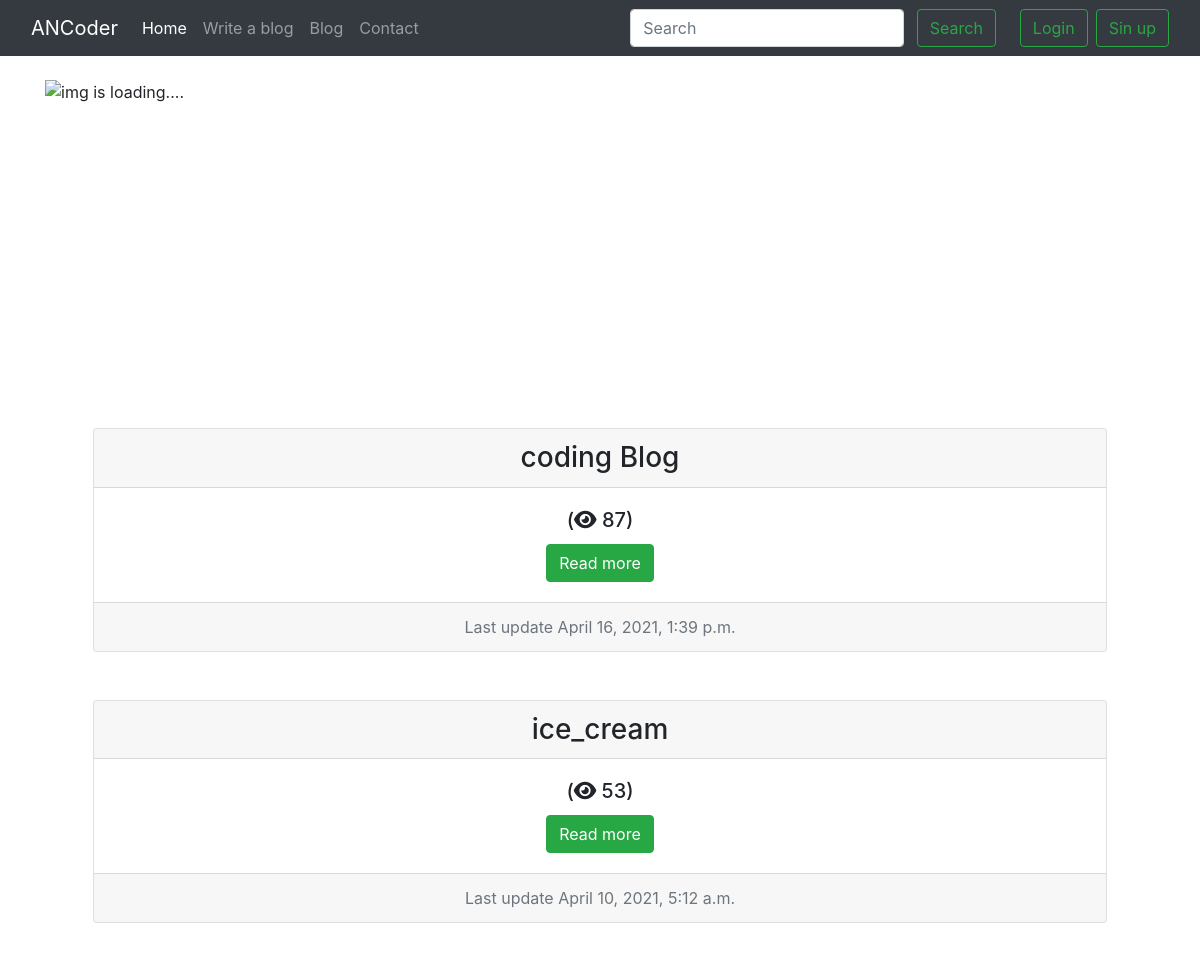
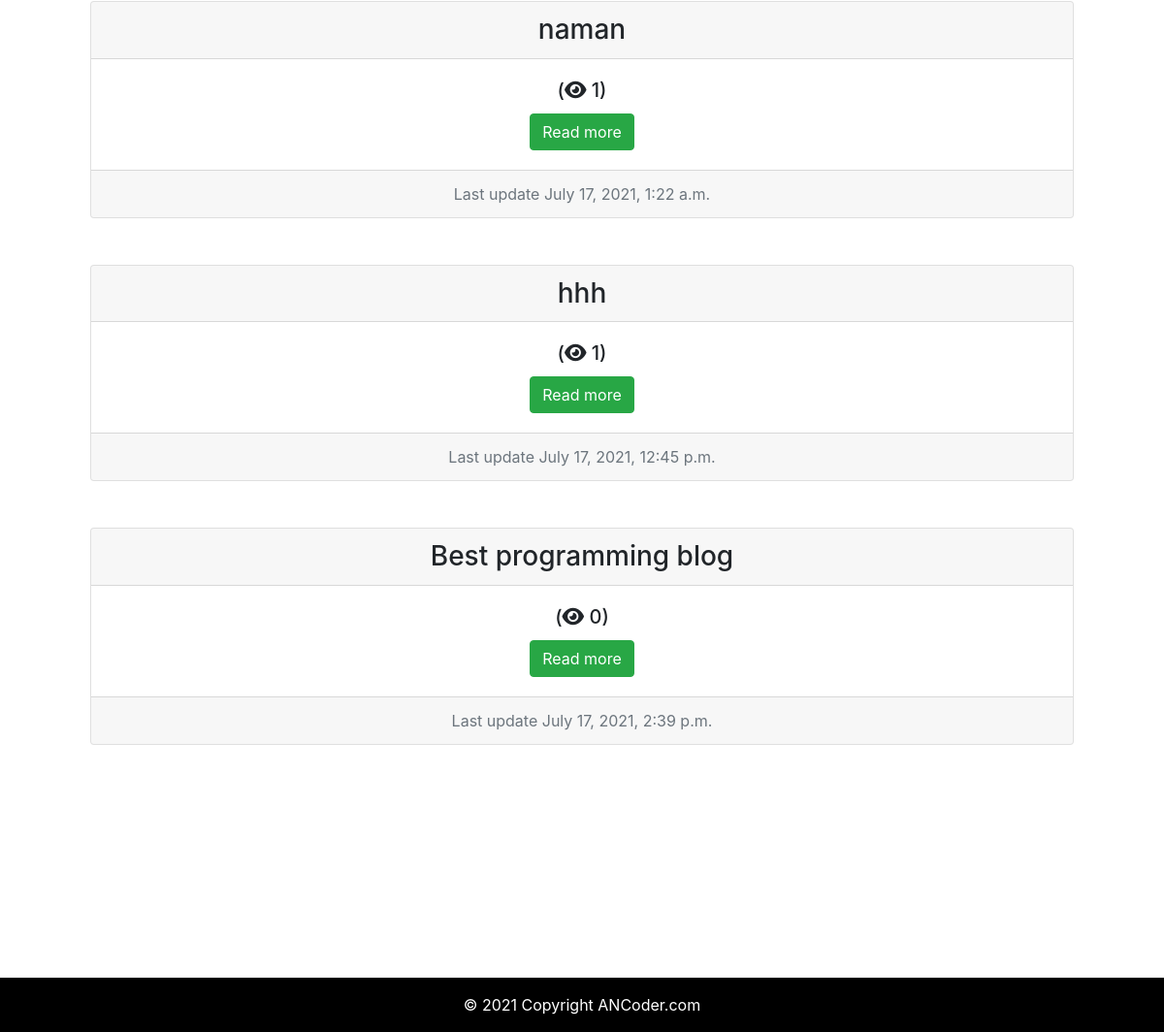
The app's page /, older data (2 pictures, top to bottom).
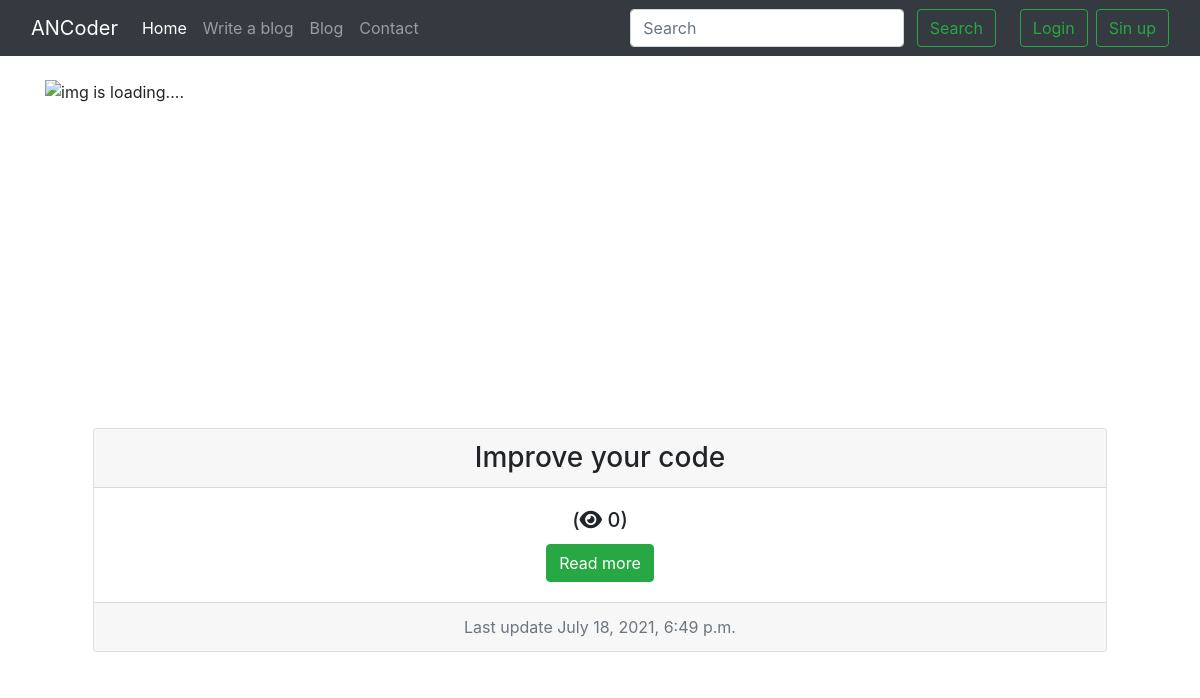
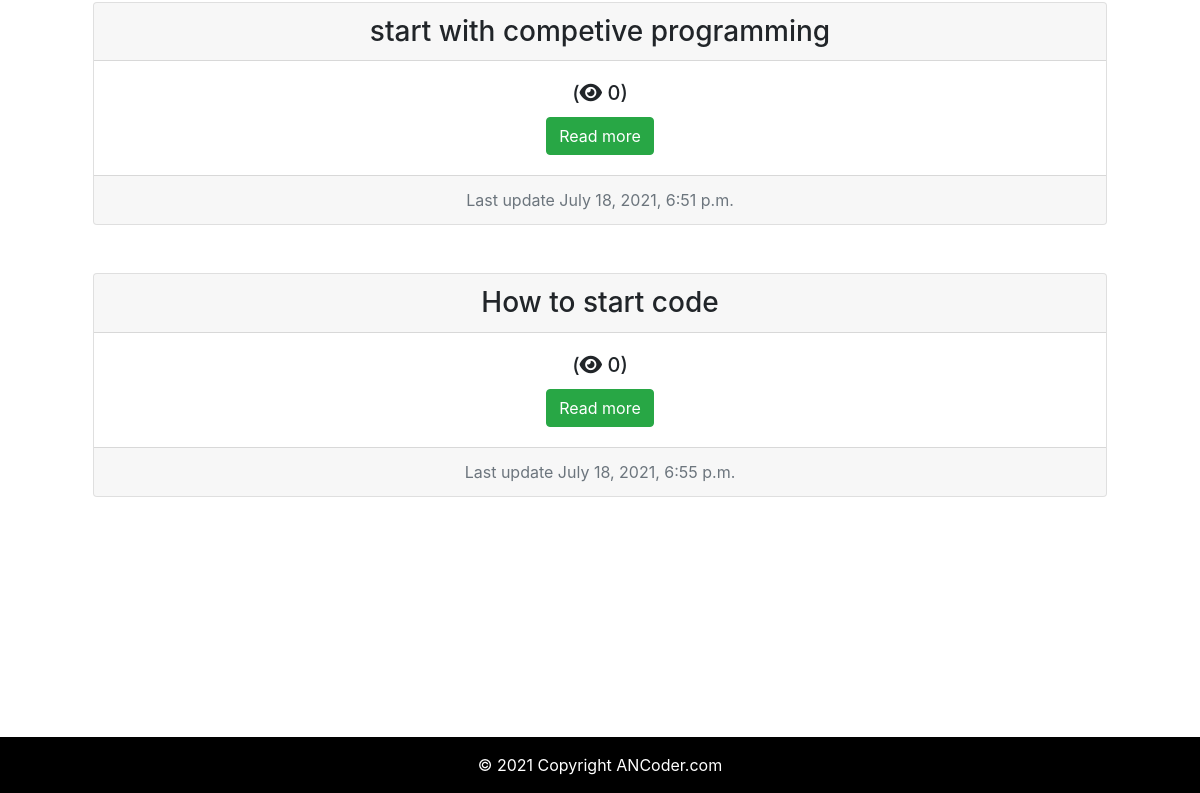
The same page, newer data (2 pictures, top to bottom).
### blog/models.py (models this page shows, shortened)
class Post(models.Model):
    sno = models.AutoField(primary_key=True)
    title = models.CharField(max_length=255)
    content = models.TextField()
    tumbnail = models.ImageField(upload_to= "static/img", blank=True)
    author = models.CharField(max_length=30)
    slug = models.SlugField(max_length=200, unique= True)
    views = models.IntegerField(default=0)
    timeStamp = models.DateTimeField(default=now, blank=True)

### home/views.py (the view)
# urls.py: path('', views.home, name='home'),
def home(request):
    allPosts = Post.objects.all().order_by('-views')
    context = {'allPosts': allPosts}
    return render(request, 'home/home.html', context)

### templates/home/home.html (shortened to what this page needs)
{% extends 'base.html' %}
{% block homeactive %} active {% endblock homeactive %}
{% block body %}
{% load static %}
<link rel="stylesheet" href="https://stackpath.bootstrapcdn.com/bootstrap/4.5.2/css/bootstrap.min.css">
<link rel="stylesheet" href="https://stackpath.bootstrapcdn.com/font-awesome/4.7.0/css/font-awesome.min.css">
<div class="container my-4">
  <div id="carouselExampleCaptions" class="carousel slide" data-bs-ride="carousel">
    <div class="carousel-inner">
      <div class="carousel-item active">
        <img src="https://cdn.pixabay.com/photo/2012/05/07/18/57/blog-49006_640.png" class="d-block" style="height: 300px;
        width: 100%;" alt="img is loading....">
      <div class="carousel-caption d-none d-md-block"> </div>
      </div>
    </div>
  </div>
</div>
<div class="wrapper">
  <div class="container">
    {% for post in allPosts %}
      <div class="card text-center my-5 mx-5">
        <h3 class="card-header">{{post.title}}</h3>
        <div class="card-body">
          <h5 class="card-title">(<i class="fas fa-eye"></i> {{post.views}})</h5>
          <a href="/blog/{{post.slug}}" class="btn btn-success">Read more</a>
        </div>
        <div class="card-footer text-muted">
          Last update {{post.timeStamp}}
        </div>
      </div>
    {% endfor %}
  </div>
<div>
{% endblock body %}

Row changes from the older to the newer data that the page shows:
removed Post: title "coding Blog", views "87", timeStamp "April 16, 2021, 1:39 p.m."
removed Post: title "ice_cream", views "53", timeStamp "April 10, 2021, 5:12 a.m."
removed Post: title "naman", views "1", timeStamp "July 17, 2021, 1:22 a.m."
removed Post: title "hhh", views "1", timeStamp "July 17, 2021, 12:45 p.m."
removed Post: title "Best programming blog", views "0", timeStamp "July 17, 2021, 2:39 p.m."
added Post: title "Improve your code", views "0", timeStamp "July 18, 2021, 6:49 p.m."
added Post: title "start with competive programming", views "0", timeStamp "July 18, 2021, 6:51 p.m."
added Post: title "How to start code", views "0", timeStamp "July 18, 2021, 6:55 p.m."
